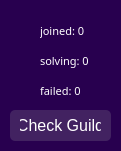
     <widget class="QFrame" name="frameGM_2">
      <property name="geometry">
       <rect>
        <x>590</x>
        <y>20</y>
        <width>121</width>
        <height>151</height>
       </rect>
      </property>
      <property name="styleSheet">
       <string notr="true">QFrame {
    background-color: #28004F; /* Use an even darker shade of purple */
    border-radius: 10px;
}</string>
      </property>
      <property name="frameShape">
       <enum>QFrame::StyledPanel</enum>
      </property>
      <property name="frameShadow">
       <enum>QFrame::Raised</enum>
      </property>
      <widget class="QLabel" name="labelGM_Joined">
       <property name="geometry">
        <rect>
         <x>40</x>
         <y>20</y>
         <width>61</width>
         <height>21</height>
        </rect>
       </property>
       <property name="font">
        <font>
         <family>Leelawadee UI Semilight</family>
         <pointsize>8</pointsize>
         <weight>50</weight>
         <bold>false</bold>
        </font>
       </property>
       <property name="styleSheet">
        <string notr="true">QLabel {
    background: none;
    color: #FFF; /* Transparent font color */
}</string>
       </property>
       <property name="text">
        <string>joined: 0</string>
       </property>
      </widget>
      <widget class="QLabel" name="labelGM_JoinedLogo">
       <property name="geometry">
        <rect>
         <x>20</x>
         <y>20</y>
         <width>16</width>
         <height>16</height>
        </rect>
       </property>
       <property name="font">
        <font>
         <family>Leelawadee UI Semilight</family>
         <pointsize>8</pointsize>
         <weight>50</weight>
         <bold>false</bold>
        </font>
       </property>
       <property name="styleSheet">
        <string notr="true">QLabel {
    background: none;
    color: #FFF; /* Transparent font color */
}</string>
       </property>
       <property name="text">
        <string/>
       </property>
       <property name="pixmap">
        <pixmap>assets/user-check.svg</pixmap>
       </property>
       <property name="scaledContents">
        <bool>true</bool>
       </property>
      </widget>
      <widget class="QLabel" name="labelGM_Solving">
       <property name="geometry">
        <rect>
         <x>40</x>
         <y>50</y>
         <width>61</width>
         <height>21</height>
        </rect>
       </property>
       <property name="font">
        <font>
         <family>Leelawadee UI Semilight</family>
         <pointsize>8</pointsize>
         <weight>50</weight>
         <bold>false</bold>
        </font>
       </property>
       <property name="styleSheet">
        <string notr="true">QLabel {
    background: none;
    color: #FFF; /* Transparent font color */
}</string>
       </property>
       <property name="text">
        <string>solving: 0</string>
       </property>
      </widget>
      <widget class="QLabel" name="labelGM_SolvingLogo">
       <property name="geometry">
        <rect>
         <x>20</x>
         <y>50</y>
         <width>16</width>
         <height>16</height>
        </rect>
       </property>
       <property name="font">
        <font>
         <family>Leelawadee UI Semilight</family>
         <pointsize>8</pointsize>
         <weight>50</weight>
         <bold>false</bold>
        </font>
       </property>
       <property name="styleSheet">
        <string notr="true">QLabel {
    background: none;
    color: #FFF; /* Transparent font color */
}</string>
       </property>
       <property name="text">
        <string/>
       </property>
       <property name="pixmap">
        <pixmap>assets/dollar-sign.svg</pixmap>
       </property>
       <property name="scaledContents">
        <bool>true</bool>
       </property>
      </widget>
      <widget class="QLabel" name="labelGM_Failed">
       <property name="geometry">
        <rect>
         <x>40</x>
         <y>80</y>
         <width>61</width>
         <height>21</height>
        </rect>
       </property>
       <property name="font">
        <font>
         <family>Leelawadee UI Semilight</family>
         <pointsize>8</pointsize>
         <weight>50</weight>
         <bold>false</bold>
        </font>
       </property>
       <property name="styleSheet">
        <string notr="true">QLabel {
    background: none;
    color: #FFF; /* Transparent font color */
}</string>
       </property>
       <property name="text">
        <string>failed: 0</string>
       </property>
      </widget>
      <widget class="QLabel" name="labelGM_FailedLogo">
       <property name="geometry">
        <rect>
         <x>20</x>
         <y>80</y>
         <width>16</width>
         <height>16</height>
        </rect>
       </property>
       <property name="font">
        <font>
         <family>Leelawadee UI Semilight</family>
         <pointsize>8</pointsize>
         <weight>50</weight>
         <bold>false</bold>
        </font>
       </property>
       <property name="styleSheet">
        <string notr="true">QLabel {
    background: none;
    color: #FFF; /* Transparent font color */
}</string>
       </property>
       <property name="text">
        <string/>
       </property>
       <property name="pixmap">
        <pixmap>assets/alert-octagon.svg</pixmap>
       </property>
       <property name="scaledContents">
        <bool>true</bool>
       </property>
      </widget>
      <widget class="QPushButton" name="pushButtonGM_StartCheckGuild">
       <property name="geometry">
        <rect>
         <x>10</x>
         <y>110</y>
         <width>101</width>
         <height>31</height>
        </rect>
       </property>
       <property name="font">
        <font>
         <pointsize>12</pointsize>
        </font>
       </property>
       <property name="styleSheet">
        <string notr="true">QPushButton {
    border: none; /* No border */
    border-radius: 5px; /* Rounded corners */
    background: rgba(169, 169, 169, 0.2); /* Slightly transparent background */
    padding: 5px 10px;
    color: #FFFFFF; /* White text color */
    font-size: 12pt; /* Font size */
}

QPushButton:hover {
    background: rgba(169, 169, 169, 0.3); /* Light purple background on hover */
    color: #FFFFFF; /* White text color on hover */
}
</string>
       </property>
       <property name="text">
        <string>Check Guild</string>
       </property>
      </widget>
     </widget>
